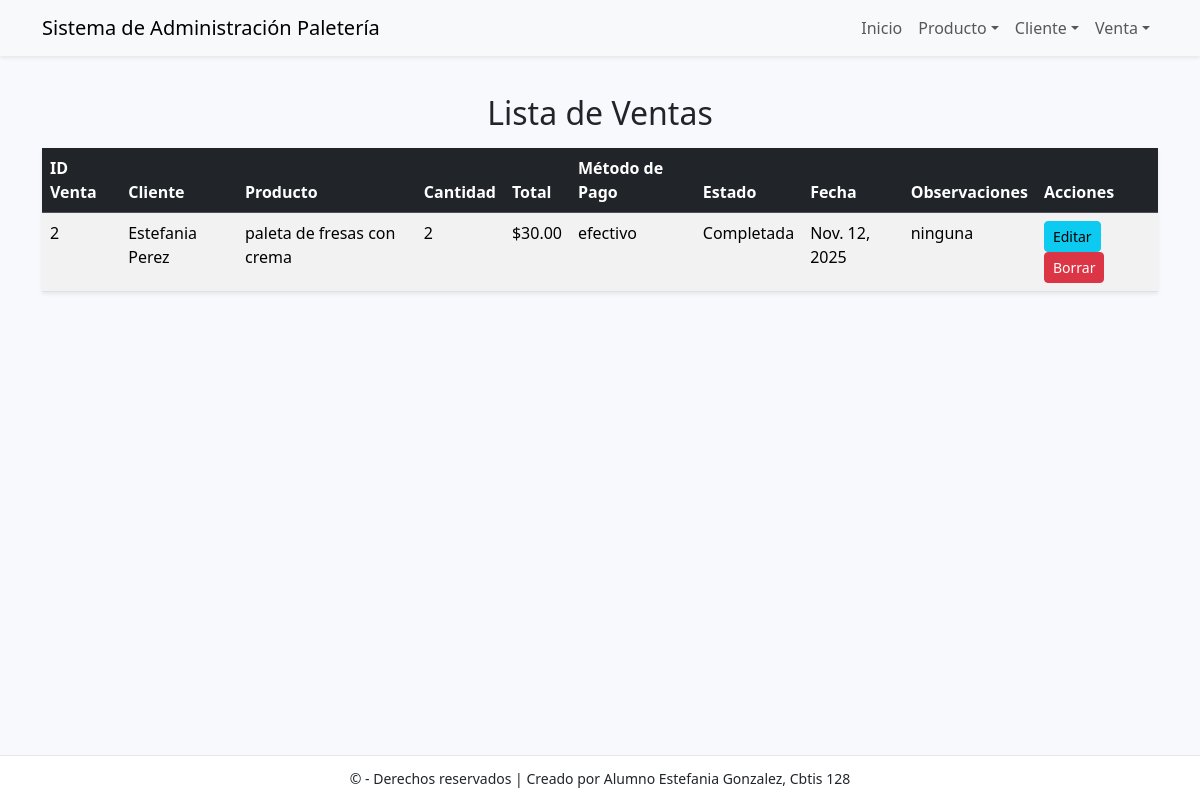
The app's page /venta/ver/ with its own data.
### app_Paleteria/models.py (models this page shows, shortened)
class Venta(models.Model):
    id_venta = models.AutoField(primary_key=True)
    fecha_venta = models.DateField(auto_now_add=True)
    cantidad = models.IntegerField()
    total = models.DecimalField(max_digits=10, decimal_places=2)
    metodo_pago = models.CharField(max_length=50)
    estado = models.CharField(max_length=50, blank=True)
    observaciones = models.CharField(max_length=200, blank=True)
    id_cliente = models.OneToOneField(Cliente, on_delete=models.CASCADE, db_column='id_cliente')
    id_producto = models.ForeignKey(Producto, on_delete=models.CASCADE, db_column='id_producto')

class Cliente(models.Model):
    id_cliente = models.AutoField(primary_key=True)
    nombre = models.CharField(max_length=100, unique=True)
    apellido = models.CharField(max_length=100, unique=True)
    telefono = models.CharField(max_length=50, unique=True)
    email = models.CharField(max_length=100, unique=True)
    direccion = models.CharField(max_length=100, unique=True)
    fecha_registro = models.DateField(auto_now_add=True)
    ciudad = models.CharField(max_length=100, blank=True)

class Producto(models.Model):
    id_producto = models.AutoField(primary_key=True)
    nombre = models.CharField(max_length=100, unique=True)
    sabor = models.CharField(max_length=100, unique=True)
    precio = models.DecimalField(max_digits=10, decimal_places=2)
    stock = models.IntegerField()
    tipo = models.CharField(max_length=100)
    fecha_elaboracion = models.DateField()
    descripcion = models.CharField(max_length=200, blank=True)

### app_Paleteria/views.py (the view)
# urls.py: path('venta/ver/', views.ver_venta, name='ver_venta'),
def ver_venta(request):
    ventas = Venta.objects.select_related('id_cliente', 'id_producto').all().order_by('id_venta')
    return render(request, 'venta/ver_venta.html', {'ventas': ventas})

### app_Paleteria/templates/venta/ver_venta.html
{% extends 'base.html' %}
{% block content %}
  <h2 class="text-center mt-4 mb-3">Lista de Ventas</h2>
  <table class="table table-striped table-hover shadow-sm">
    <thead class="table-dark">
      <tr>
        <th>ID Venta</th>
        <th>Cliente</th>
        <th>Producto</th>
        <th>Cantidad</th>
        <th>Total</th>
        <th>Método de Pago</th>
        <th>Estado</th>
        <th>Fecha</th>
        <th>Observaciones</th>
        <th>Acciones</th>
      </tr>
    </thead>
    <tbody>
      {% for v in ventas %}
      <tr>
        <td>{{ v.id_venta }}</td>
        <td>{{ v.id_cliente.nombre }} {{ v.id_cliente.apellido }}</td>
        <td>{{ v.id_producto.nombre }}</td>
        <td>{{ v.cantidad }}</td>
        <td>${{ v.total }}</td>
        <td>{{ v.metodo_pago }}</td>
        <td>{{ v.estado }}</td>
        <td>{{ v.fecha_venta }}</td>
        <td>{{ v.observaciones }}</td>
        <td>
          <a class="btn btn-sm btn-info" href="{% url 'actualizar_venta' v.pk %}">Editar</a>
          <a class="btn btn-sm btn-danger" href="{% url 'borrar_venta' v.pk %}">Borrar</a>
        </td>
      </tr>
      {% empty %}
      <tr>
        <td colspan="10" class="text-center">No hay ventas registradas.</td>
      </tr>
      {% endfor %}
    </tbody>
  </table>
{% endblock %}

### app_Paleteria/templates/base.html (style rules this page uses)
body { padding-top: 70px; padding-bottom: 70px; background:#f7f9fc; }

### records on screen
Venta: id_venta "2", id_cliente.nombre "Estefania", id_cliente.apellido "Perez", id_producto.nombre "paleta de fresas con crema", cantidad "2", total "30.00", metodo_pago "efectivo", estado "Completada", fecha_venta "Nov. 12, 2025", observaciones "ninguna"
